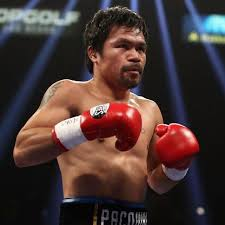
#> input picture Object Detection/asian.jpg, 225 x 225 px
$ python finding-mask.py
#> lines starting #> are read from the running program, lines starting #| are printed output that depends on the picture; after the words box and inside, x2 and y2 are one past the last pixel; in counts of white or black regions, pixels touching at a corner belong together


"""
Course:  Training YOLO v3 for Objects Detection with Custom Data

Section-1
Quick Win - Step 1: Simple Object Detection by thresholding with mask
File: finding-mask.py
"""


# Convenient way for choosing right Colour Mask to Detect needed Object
#
# Algorithm:
# Reading RGB image --> Converting to HSV --> Getting Mask
#
# Result:
# min_blue, min_green, min_red = 21, 222, 70
# max_blue, max_green, max_red = 176, 255, 255


# Importing needed library
import cv2


# Preparing Track Bars
# Defining empty function
def do_nothing(x):
    pass


# Giving name to the window with Track Bars
# And specifying that window is resizable
cv2.namedWindow('Track Bars', cv2.WINDOW_NORMAL)

# Defining Track Bars for convenient process of choosing colours
# For minimum range
cv2.createTrackbar('min_blue', 'Track Bars', 0, 255, do_nothing)
cv2.createTrackbar('min_green', 'Track Bars', 0, 255, do_nothing)
cv2.createTrackbar('min_red', 'Track Bars', 0, 255, do_nothing)

# For maximum range
cv2.createTrackbar('max_blue', 'Track Bars', 0, 255, do_nothing)
cv2.createTrackbar('max_green', 'Track Bars', 0, 255, do_nothing)
cv2.createTrackbar('max_red', 'Track Bars', 0, 255, do_nothing)

# Reading image with OpenCV library
# In this way image is opened already as numpy array
# WARNING! OpenCV by default reads images in BGR format
image_BGR = cv2.imread('asian.jpg')
#> image_BGR is the input picture: shape (225, 225, 3); mean B, G, R 51.7, 53.5, 71.6
# Resizing image in order to use smaller windows
image_BGR = cv2.resize(image_BGR, (600, 426))
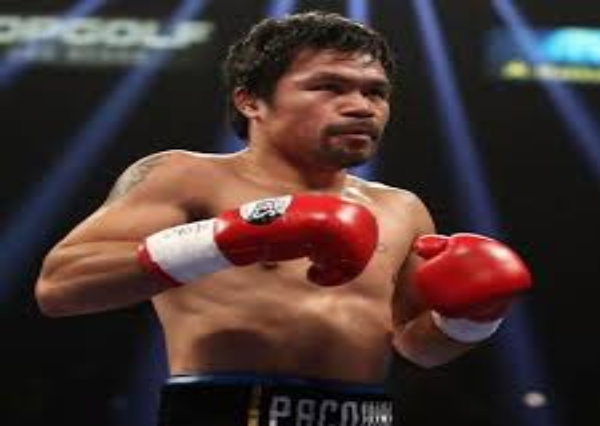
#> image_BGR: shape (426, 600, 3); mean B, G, R 51.6, 53.4, 71.5

# Showing Original Image
# Giving name to the window with Original Image
# And specifying that window is resizable
cv2.namedWindow('Original Image', cv2.WINDOW_NORMAL)
cv2.imshow('Original Image', image_BGR)

# Converting Original Image to HSV
image_HSV = cv2.cvtColor(image_BGR, cv2.COLOR_BGR2HSV)
#> image_HSV: shape (426, 600, 3); mean H, S, V 53, 92.4, 78.4

# Showing HSV Image
# Giving name to the window with HSV Image
# And specifying that window is resizable
cv2.namedWindow('HSV Image', cv2.WINDOW_NORMAL)
cv2.imshow('HSV Image', image_HSV)

#while True:
#     if cv2.waitKey(0):
#        break

# Defining loop for choosing right Colours for the Mask
while True:
    # Defining variables for saving values of the Track Bars
    # For minimum range
    min_blue = cv2.getTrackbarPos('min_blue', 'Track Bars')
    min_green = cv2.getTrackbarPos('min_green', 'Track Bars')
    min_red = cv2.getTrackbarPos('min_red', 'Track Bars')

    # For maximum range
    max_blue = cv2.getTrackbarPos('max_blue', 'Track Bars')
    max_green = cv2.getTrackbarPos('max_green', 'Track Bars')
    max_red = cv2.getTrackbarPos('max_red', 'Track Bars')

    # Implementing Mask with chosen colours from Track Bars to HSV Image
    # Defining lower bounds and upper bounds for thresholding
    mask = cv2.inRange(image_HSV,
                       (min_blue, min_green, min_red),
                       (max_blue, max_green, max_red))
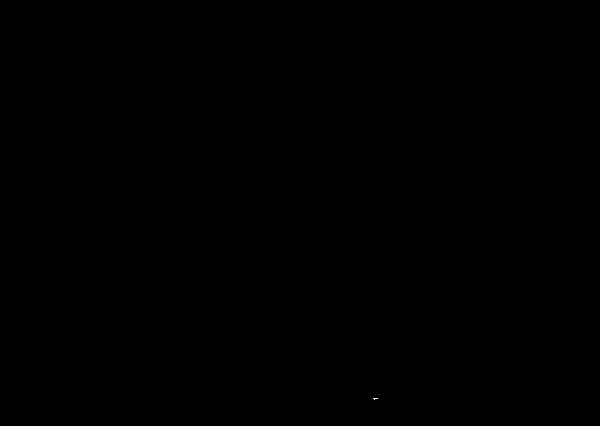
#> mask: shape (426, 600); 0% white in thin lines or dots, all inside (x1, y1, x2, y2) = (373, 398, 378, 400)

    # Showing Binary Image with implemented Mask
    # Giving name to the window with Mask
    # And specifying that window is resizable
    cv2.namedWindow('Binary Image with Mask', cv2.WINDOW_NORMAL)
    cv2.imshow('Binary Image with Mask', mask)

    # Breaking the loop if 'q' is pressed
    if cv2.waitKey(1) & 0xFF == ord('q'):
#> (key q is pressed here)
        break


# Destroying all opened windows
cv2.destroyAllWindows()


# Printing final chosen Mask numbers
print('min_blue, min_green, min_red = {0}, {1}, {2}'.format(min_blue, min_green,
                                                            min_red))
print('max_blue, max_green, max_red = {0}, {1}, {2}'.format(max_blue, max_green,
                                                            max_red))


"""
Some comments

HSV (hue, saturation, value) colour-space is a model
that is very useful in segmenting objects based on the colour.

With OpenCV function cv2.inRange() we perform basic thresholding operation
to detect an object based on the range of pixel values in the HSV colour-space.
"""

$ run again, with Object Detection/objects-to-detect.jpg copied over Object Detection/asian.jpg
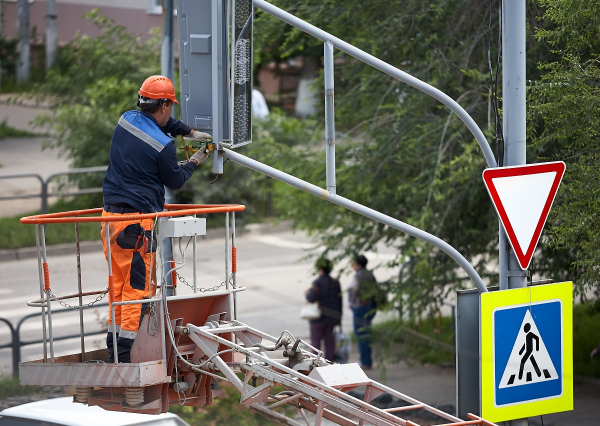
#> input picture Object Detection/objects-to-detect.jpg, 1200 x 852 px (shown at 1/2 size)
#> image_BGR is the input picture: shape (852, 1200, 3); mean B, G, R 96.6, 108.9, 109
#> `image_BGR = cv2.resize(image_BGR, (600, 426))`:
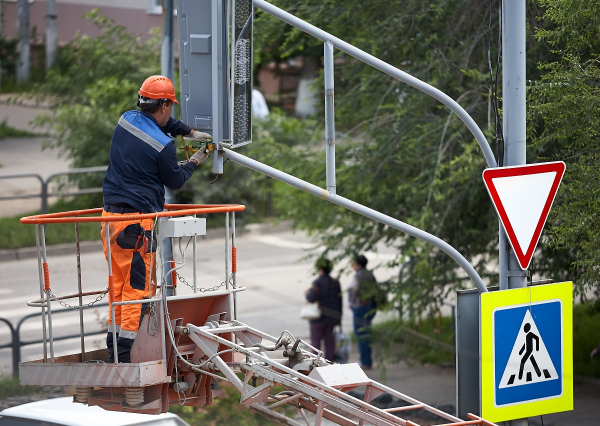
#> image_BGR: shape (426, 600, 3); mean B, G, R 96.7, 109, 109.2
#> image_HSV: shape (426, 600, 3); mean H, S, V 57.7, 69.7, 119.9
#> mask: shape (426, 600); every value is 0

$ run again, with Object Detection/red-traffic-sign-to-print.jpg copied over Object Detection/asian.jpg
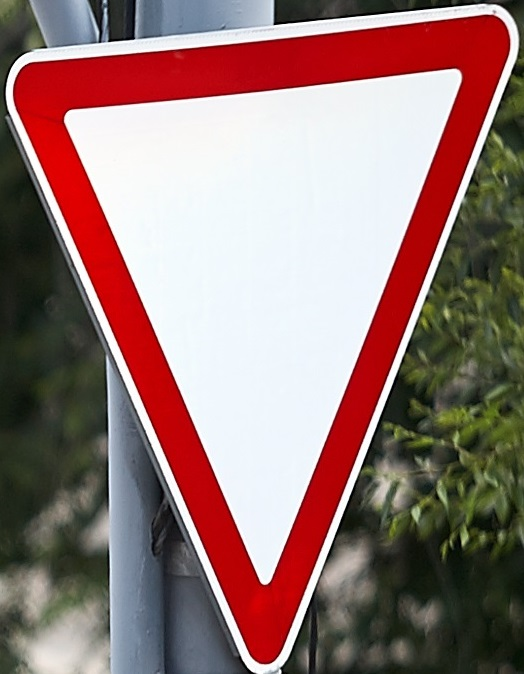
#> input picture Object Detection/red-traffic-sign-to-print.jpg, 524 x 674 px
#> image_BGR is the input picture: shape (674, 524, 3); mean B, G, R 116.1, 119.5, 149.6
#> `image_BGR = cv2.resize(image_BGR, (600, 426))`:
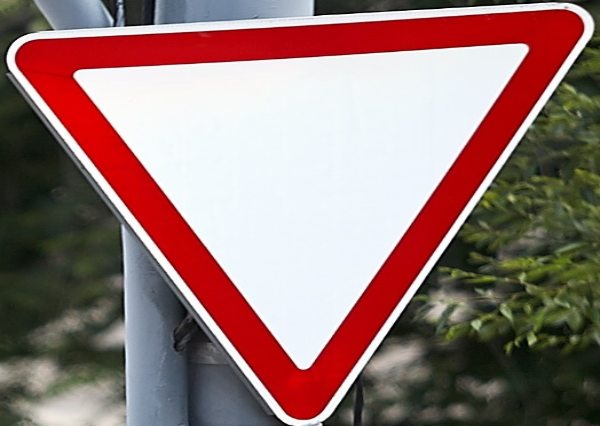
#> image_BGR: shape (426, 600, 3); mean B, G, R 116, 119.4, 149.5
#> image_HSV: shape (426, 600, 3); mean H, S, V 78.4, 84.7, 156.6
#> mask: shape (426, 600); 0% white in thin lines or dots, all inside (x1, y1, x2, y2) = (347, 12, 356, 14)
